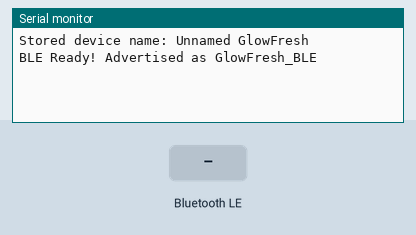
The sketch below on a simulated ESP32. Parts: the last lines printed to the serial monitor. The test bench sets the inputs (shaded band). EEPROM starts erased; nothing arrives over Bluetooth unless stated; a phone connects over Bluetooth LE 3 s after start.

Above: at 1.2 s.
1.3 s: Bluetooth LE write "1" received
At 1.9 s:
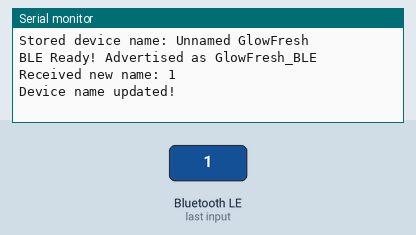
2.8 s: Bluetooth LE write "0" received
At 4.1 s:
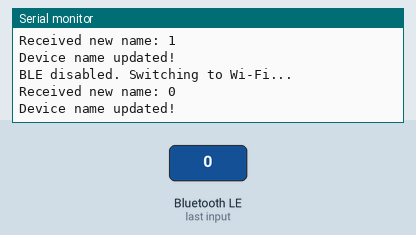
5.8 s: Bluetooth LE write "2" received
At 9.3 s:
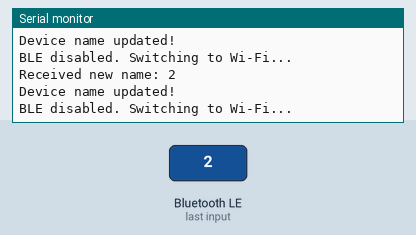

Measured:
- after the input at 1.3 s, the serial monitor: prints a new line at once (image 1)
- after the input at 2.8 s, the serial monitor: prints a new line after 0.55 s (image 2)
- after the input at 5.8 s, the serial monitor: prints a new line at once (image 3)

The sketch:

glowfresh_ble.ino
```cpp
#include <BLEDevice.h>
#include <BLEUtils.h>
#include <BLEServer.h>
#include <Preferences.h>

#define SERVICE_UUID        "12345678-1234-5678-1234-56789abcdef0"
#define CHARACTERISTIC_UUID "abcdef01-1234-5678-1234-56789abcdef0"

BLECharacteristic *pCharacteristic = NULL;
Preferences preferences;  // Storage for the device name

class MyCallbacks : public BLECharacteristicCallbacks {
    void onWrite(BLECharacteristic *pCharacteristic) {
        String value = pCharacteristic->getValue().c_str();
        if (value.length() > 0) {
            Serial.print("Received new name: ");
            Serial.println(value.c_str());

            // Save new name
            preferences.begin("glowfresh", false);
            preferences.putString("device_name", value.c_str());
            preferences.end();

            // Update characteristic with confirmation
            pCharacteristic->setValue("Name set to: " + value);  // Update with String
            Serial.println("Device name updated!");

            // Stop BLE since setup is complete
            delay(2000);
            BLEDevice::deinit();
            Serial.println("BLE disabled. Switching to Wi-Fi...");
        }
    }
};

void setup() {
    Serial.begin(115200);

    // Retrieve stored name
    preferences.begin("glowfresh", true);
    String storedName = preferences.getString("device_name", "Unnamed GlowFresh");
    preferences.end();

    Serial.println("Stored device name: " + storedName);

    // Initialize BLE
    BLEDevice::init("GlowFresh_BLE");
    BLEServer *pServer = BLEDevice::createServer();
    BLEService *pService = pServer->createService(SERVICE_UUID);

    pCharacteristic = pService->createCharacteristic(
                        CHARACTERISTIC_UUID,
                        BLECharacteristic::PROPERTY_READ |
                        BLECharacteristic::PROPERTY_WRITE
                      );

    pCharacteristic->setValue(storedName); // Send stored name
    pCharacteristic->setCallbacks(new MyCallbacks()); // Handle write requests

    pService->start();

    BLEAdvertising *pAdvertising = BLEDevice::getAdvertising();
    pAdvertising->addServiceUUID(SERVICE_UUID);
    pServer->getAdvertising()->start();

    Serial.println("BLE Ready! Advertised as GlowFresh_BLE");
}

void loop() {
    delay(100);
}
```
